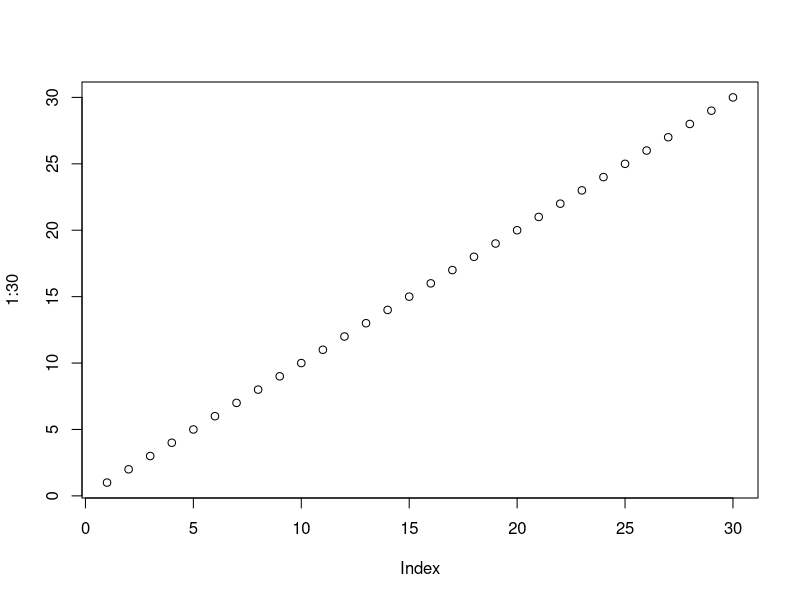
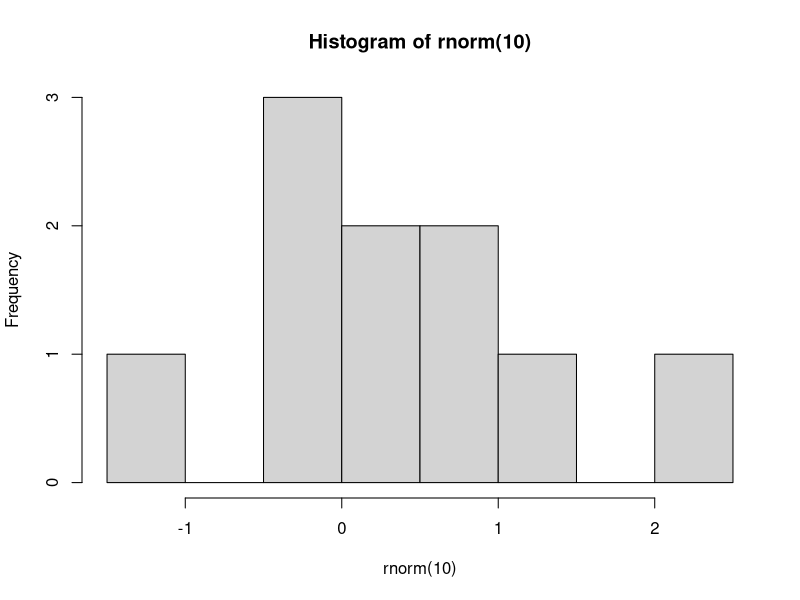

Here is the R script that generated these plots, in order:


contributors()

license()

sessionInfo()

print('R - Uma das principais ferramentas do Cientista de Dados')

plot(1:30)
hist(rnorm(10))

install.packages('randomForest')
install.packages('ggplot2')

library(ggplot2)

detach(package:ggplot2)

help(mean)
?mean

help.search('randomForest')
help.search('matplot')
??matplot
RSiteSearch('matplot')


